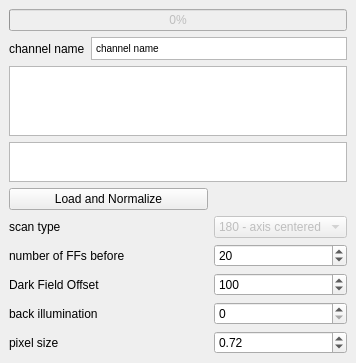
         <widget class="QDockWidget" name="Load">
          <property name="windowTitle">
           <string>Load</string>
          </property>
          <widget class="QWidget" name="dockWidgetContents_11">
           <layout class="QGridLayout" name="gridLayout_7">
            <item row="0" column="0" colspan="3">
             <widget class="QProgressBar" name="progressBar">
              <property name="enabled">
               <bool>false</bool>
              </property>
              <property name="sizePolicy">
               <sizepolicy hsizetype="Minimum" vsizetype="Preferred">
                <horstretch>0</horstretch>
                <verstretch>0</verstretch>
               </sizepolicy>
              </property>
              <property name="value">
               <number>0</number>
              </property>
             </widget>
            </item>
            <item row="1" column="0">
             <widget class="QLabel" name="label_37">
              <property name="text">
               <string>channel name</string>
              </property>
             </widget>
            </item>
            <item row="1" column="1" colspan="2">
             <widget class="QTextBrowser" name="Qchannel_name">
              <property name="enabled">
               <bool>true</bool>
              </property>
              <property name="maximumSize">
               <size>
                <width>16777215</width>
                <height>23</height>
               </size>
              </property>
              <property name="html">
               <string>&lt;!DOCTYPE HTML PUBLIC &quot;-//W3C//DTD HTML 4.0//EN&quot; &quot;http://www.w3.org/TR/REC-html40/strict.dtd&quot;&gt;
&lt;html&gt;&lt;head&gt;&lt;meta name=&quot;qrichtext&quot; content=&quot;1&quot; /&gt;&lt;style type=&quot;text/css&quot;&gt;
p, li { white-space: pre-wrap; }
&lt;/style&gt;&lt;/head&gt;&lt;body style=&quot; font-family:'MS Shell Dlg 2'; font-size:8.25pt; font-weight:400; font-style:normal;&quot;&gt;
&lt;p style=&quot; margin-top:0px; margin-bottom:0px; margin-left:0px; margin-right:0px; -qt-block-indent:0; text-indent:0px;&quot;&gt;&lt;span style=&quot; font-size:7.8pt;&quot;&gt;channel name&lt;/span&gt;&lt;/p&gt;&lt;/body&gt;&lt;/html&gt;</string>
              </property>
             </widget>
            </item>
            <item row="2" column="0" colspan="3">
             <widget class="QTableWidget" name="SampletableWidget">
              <property name="sizeAdjustPolicy">
               <enum>QAbstractScrollArea::AdjustToContents</enum>
              </property>
              <property name="editTriggers">
               <set>QAbstractItemView::DoubleClicked</set>
              </property>
              <property name="dragDropOverwriteMode">
               <bool>false</bool>
              </property>
             </widget>
            </item>
            <item row="3" column="0" colspan="3">
             <widget class="QTextBrowser" name="Sample">
              <property name="maximumSize">
               <size>
                <width>16777215</width>
                <height>40</height>
               </size>
              </property>
              <property name="toolTip">
               <string>&lt;!DOCTYPE HTML PUBLIC &quot;-//W3C//DTD HTML 4.0//EN&quot; &quot;http://www.w3.org/TR/REC-html40/strict.dtd&quot;&gt;
&lt;html&gt;&lt;head&gt;&lt;meta name=&quot;qrichtext&quot; content=&quot;1&quot; /&gt;&lt;style type=&quot;text/css&quot;&gt;
p, li { white-space: pre-wrap; }
&lt;/style&gt;&lt;/head&gt;&lt;body style=&quot; font-family:'MS Shell Dlg 2'; font-size:7.8pt; font-weight:400; font-style:normal;&quot;&gt;
&lt;pre style=&quot; margin-top:12px; margin-bottom:12px; margin-left:0px; margin-right:0px; -qt-block-indent:0; text-indent:0px; background-color:#ffffff;&quot;&gt;&lt;span style=&quot; font-family:'Courier New'; background-color:#ffffff;&quot;&gt;Open ImageJ-PlugIn: EPICS AREA DETECTOR, &lt;/span&gt;&lt;/pre&gt;
&lt;pre style=&quot; margin-top:12px; margin-bottom:12px; margin-left:0px; margin-right:0px; -qt-block-indent:0; text-indent:0px; background-color:#ffffff;&quot;&gt;&lt;span style=&quot; font-family:'Courier New'; background-color:#ffffff;&quot;&gt;NTNDA-Viewer and look for the channel:&lt;/span&gt;&lt;/pre&gt;
&lt;pre style=&quot; margin-top:12px; margin-bottom:12px; margin-left:0px; margin-right:0px; -qt-block-indent:0; text-indent:0px; background-color:#ffffff;&quot;&gt;&lt;span style=&quot; font-family:'JetBrains Mono,monospace'; color:#000000;&quot;&gt;&amp;quot;BAMline:CTReco&amp;quot;&lt;/span&gt;&lt;/pre&gt;&lt;/body&gt;&lt;/html&gt;</string>
              </property>
              <property name="autoFillBackground">
               <bool>false</bool>
              </property>
              <property name="frameShape">
               <enum>QFrame::StyledPanel</enum>
              </property>
              <property name="frameShadow">
               <enum>QFrame::Sunken</enum>
              </property>
              <property name="lineWidth">
               <number>1</number>
              </property>
             </widget>
            </item>
            <item row="4" column="0" colspan="2">
             <widget class="QPushButton" name="pushLoad">
              <property name="sizePolicy">
               <sizepolicy hsizetype="Minimum" vsizetype="Preferred">
                <horstretch>0</horstretch>
                <verstretch>0</verstretch>
               </sizepolicy>
              </property>
              <property name="text">
               <string>Load and Normalize</string>
              </property>
             </widget>
            </item>
            <item row="5" column="0">
             <widget class="QLabel" name="label_38">
              <property name="text">
               <string>scan type</string>
              </property>
             </widget>
            </item>
            <item row="5" column="2">
             <widget class="QComboBox" name="comboBox_180_360">
              <property name="enabled">
               <bool>false</bool>
              </property>
              <item>
               <property name="text">
                <string>180 - axis centered</string>
               </property>
              </item>
              <item>
               <property name="text">
                <string>360 - axis left</string>
               </property>
              </item>
              <item>
               <property name="text">
                <string>360 - axis right</string>
               </property>
              </item>
             </widget>
            </item>
            <item row="6" column="0" colspan="2">
             <widget class="QLabel" name="label_39">
              <property name="sizePolicy">
               <sizepolicy hsizetype="Fixed" vsizetype="Preferred">
                <horstretch>0</horstretch>
                <verstretch>0</verstretch>
               </sizepolicy>
              </property>
              <property name="text">
               <string>number of FFs before</string>
              </property>
             </widget>
            </item>
            <item row="6" column="2">
             <widget class="QSpinBox" name="spinBox_number_FFs">
              <property name="sizePolicy">
               <sizepolicy hsizetype="Minimum" vsizetype="Preferred">
                <horstretch>0</horstretch>
                <verstretch>0</verstretch>
               </sizepolicy>
              </property>
              <property name="maximum">
               <number>5000</number>
              </property>
              <property name="value">
               <number>20</number>
              </property>
             </widget>
            </item>
            <item row="7" column="0" colspan="2">
             <widget class="QLabel" name="label_41">
              <property name="sizePolicy">
               <sizepolicy hsizetype="Fixed" vsizetype="Preferred">
                <horstretch>0</horstretch>
                <verstretch>0</verstretch>
               </sizepolicy>
              </property>
              <property name="toolTip">
               <string>&lt;html&gt;&lt;head/&gt;&lt;body&gt;&lt;p&gt;Subtracts this value from both, projection and flat field, before dividing them&lt;/p&gt;&lt;/body&gt;&lt;/html&gt;</string>
              </property>
              <property name="text">
               <string>Dark Field Offset</string>
              </property>
             </widget>
            </item>
            <item row="7" column="2">
             <widget class="QSpinBox" name="spinBox_DF">
              <property name="sizePolicy">
               <sizepolicy hsizetype="Minimum" vsizetype="Preferred">
                <horstretch>0</horstretch>
                <verstretch>0</verstretch>
               </sizepolicy>
              </property>
              <property name="toolTip">
               <string>&lt;html&gt;&lt;head/&gt;&lt;body&gt;&lt;p&gt;Subtracts this value from both, projection and flat field, before dividing them&lt;/p&gt;&lt;/body&gt;&lt;/html&gt;</string>
              </property>
              <property name="maximum">
               <number>65535</number>
              </property>
              <property name="value">
               <number>100</number>
              </property>
             </widget>
            </item>
            <item row="8" column="0" colspan="2">
             <widget class="QLabel" name="label_40">
              <property name="text">
               <string>back illumination</string>
              </property>
             </widget>
            </item>
            <item row="8" column="2">
             <widget class="QSpinBox" name="spinBox_back_illumination">
              <property name="sizePolicy">
               <sizepolicy hsizetype="Minimum" vsizetype="Preferred">
                <horstretch>0</horstretch>
                <verstretch>0</verstretch>
               </sizepolicy>
              </property>
              <property name="toolTip">
               <string>&lt;html&gt;&lt;head/&gt;&lt;body&gt;&lt;p&gt;will be subtracted from the FFs only&lt;/p&gt;&lt;/body&gt;&lt;/html&gt;</string>
              </property>
              <property name="maximum">
               <number>65535</number>
              </property>
             </widget>
            </item>
            <item row="9" column="0">
             <widget class="QLabel" name="label_42">
              <property name="text">
               <string>pixel size</string>
              </property>
             </widget>
            </item>
            <item row="9" column="2">
             <widget class="QDoubleSpinBox" name="pixel_size">
              <property name="sizePolicy">
               <sizepolicy hsizetype="Minimum" vsizetype="Preferred">
                <horstretch>0</horstretch>
                <verstretch>0</verstretch>
               </sizepolicy>
              </property>
              <property name="singleStep">
               <double>0.010000000000000</double>
              </property>
              <property name="value">
               <double>0.720000000000000</double>
              </property>
             </widget>
            </item>
           </layout>
          </widget>
         </widget>
